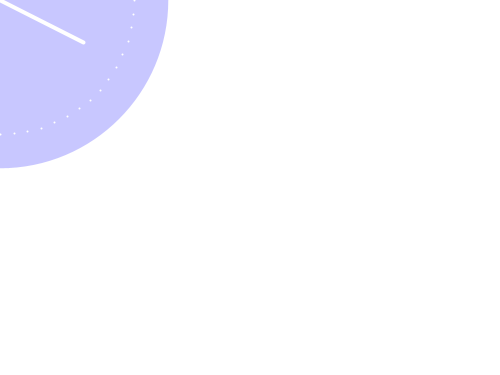
Frame 1 (no input)
Frame 60 (the mouse pressed at the canvas centre just before this capture): identical to frame 1, image omitted
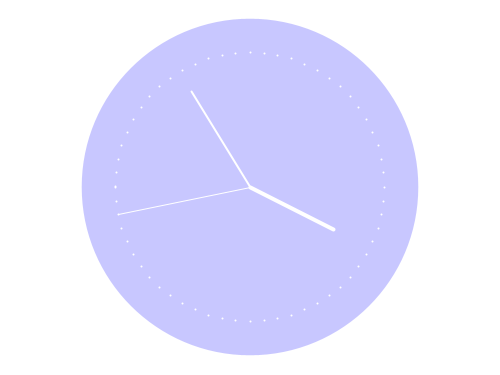
Frame 120 (the mouse held since frame 60 and released just before this capture)

The Processing sketch that drew these frames (run headless with seeded random() and noise(); from frame 60 on, the mouse is pressed at the canvas centre):

// Processing sketch: sketch_150305a
// ── sketch_150305a.pde

int cx, cy;
float secondsRadius;
float minutesRadius;
float hoursRadius;
float clockDiameter;
 
void setup() {
//  size(640, 360);
  size(500, 375);
 
  stroke(255);
   
  int radius = min(width, height) / 2;
  secondsRadius = radius * 0.72;
  minutesRadius = radius * 0.60;
  hoursRadius = radius * 0.50;
  clockDiameter = radius * 1.8;
   

}
 
void draw() {
   noCursor();//hide the cursor
  cx = mouseX;
  cy = mouseY;
  background(255,255,255); //my favorite blue   
  // Draw the clock background
//  fill(80);
  fill(145,144,255,128); //transparent
  noStroke();
  ellipse(cx, cy, clockDiameter, clockDiameter);
   
  // Angles for sin() and cos() start at 3 o'clock;
  // subtract HALF_PI to make them start at the top
  float s = map(second(), 0, 60, 0, TWO_PI) - HALF_PI;
  float m = map(minute() + norm(second(), 0, 60), 0, 60, 0, TWO_PI) - HALF_PI;
  float h = map(hour() + norm(minute(), 0, 60), 0, 24, 0, TWO_PI * 2) - HALF_PI;
   
  // Draw the hands of the clock
  stroke(255);
  strokeWeight(1);
  line(cx, cy, cx + cos(s) * secondsRadius, cy + sin(s) * secondsRadius);
  strokeWeight(2);
  line(cx, cy, cx + cos(m) * minutesRadius, cy + sin(m) * minutesRadius);
  strokeWeight(4);
  line(cx, cy, cx + cos(h) * hoursRadius, cy + sin(h) * hoursRadius);
   
  // Draw the minute ticks
  strokeWeight(2);
  beginShape(POINTS);
  for (int a = 0; a < 360; a+=6) {
    float angle = radians(a);
    float x = cx + cos(angle) * secondsRadius;
    float y = cy + sin(angle) * secondsRadius;
    vertex(x, y);
  }
  endShape();
 
}


void mouseMoved() {

   background(145,144,255); //my favorite 
       cx = mouseX;
  cy = mouseY;
  background(0);//black
  background(145,144,255); //my favorite blue   
  // Draw the clock background
//  fill(80);
  fill(145,144,255,128); //transparent
  noStroke();
  ellipse(cx, cy, clockDiameter, clockDiameter);
   
  // Angles for sin() and cos() start at 3 o'clock;
  // subtract HALF_PI to make them start at the top
  float s = map(second(), 0, 60, 0, TWO_PI) - HALF_PI;
  float m = map(minute() + norm(second(), 0, 60), 0, 60, 0, TWO_PI) - HALF_PI;
  float h = map(hour() + norm(minute(), 0, 60), 0, 24, 0, TWO_PI * 2) - HALF_PI;
   
  // Draw the hands of the clock
  stroke(255);
  strokeWeight(1);
  line(cx, cy, cx + cos(s) * secondsRadius, cy + sin(s) * secondsRadius);
  strokeWeight(2);
  line(cx, cy, cx + cos(m) * minutesRadius, cy + sin(m) * minutesRadius);
  strokeWeight(4);
  line(cx, cy, cx + cos(h) * hoursRadius, cy + sin(h) * hoursRadius);
    strokeWeight(1);
  stroke(0,0,0,255); //transparent
  line(cx,cy,width,0);
  line(cx,cy,0,0);
  line(cx,cy,0,height);
  line(cx,cy,width,height);
  // Draw the minute ticks
  strokeWeight(2);
  beginShape(POINTS);
  for (int a = 0; a < 360; a+=6) {

        float angle = radians(random(500));
    float x = cx + cos(angle) * random(500);
    float y = cy + sin(angle) * random(500);
    vertex(x, y);
  }
  endShape();
}
